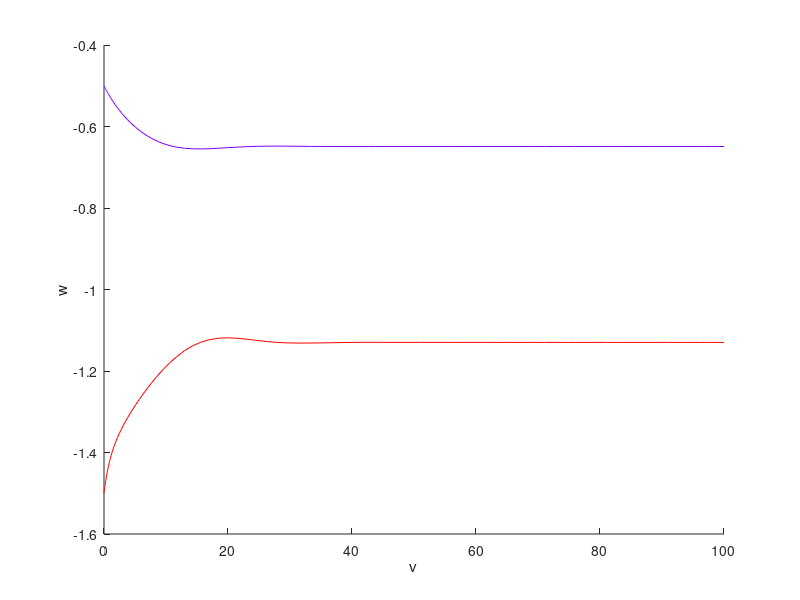
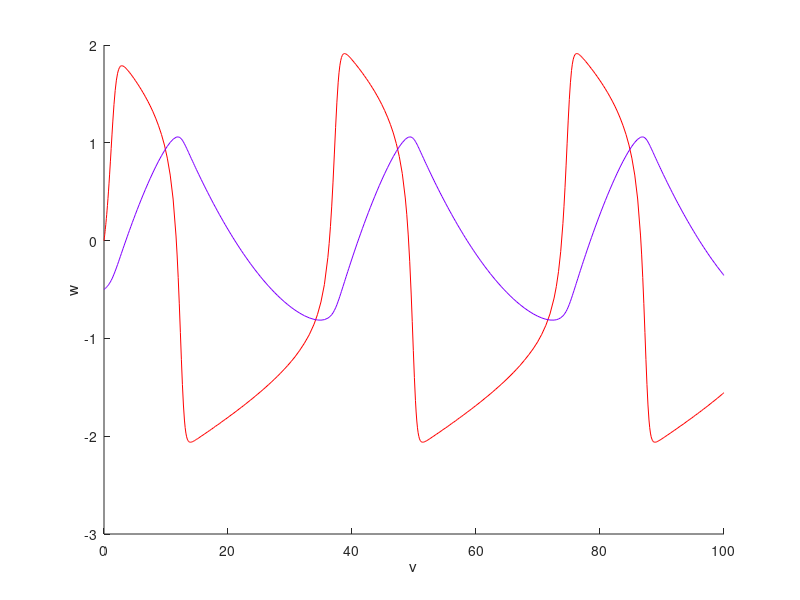
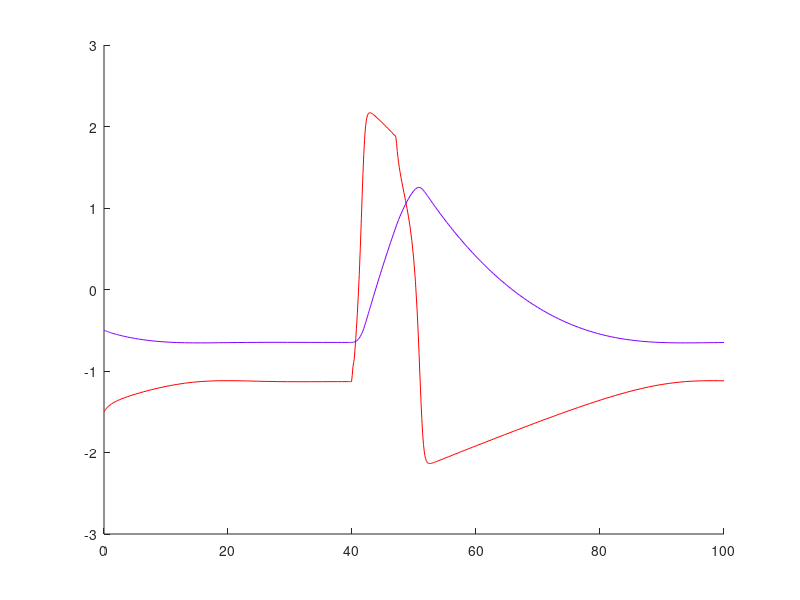

Write the MATLAB code that produced these figures, in order. (Note: this script raises an error after producing the figures.)
% model parameters
eps = 0.08;
a = 0.5;
b = 0.2;

% model definition
f = @(v,w) v - 1/3*v.^3 - w;
g = @(v,w) eps*(v + a -b*w);

%% single cell
dxdt =@ (t,x) [f(x(1),x(2)); g(x(1),x(2));];

% solve!
[T,X] = ode45(dxdt,[0,100], [-0,-0.5]);

ylabel('w');
xlabel('v')

figure; hold on;
plot(T,X(:,1),'-r'); % red for RNA
plot(T,X(:,2),'-', 'color', [0.5 0 1]);

%2
% model parameters
eps = 0.08;
a = 1;
b = 0.2;

% model definition
f = @(v,w) v - 1/3*v.^3 - w;
g = @(v,w) eps*(v + a -b*w);

%% single cell
dxdt =@ (t,x) [f(x(1),x(2)); g(x(1),x(2));];

% solve!
[T,X] = ode45(dxdt,[0,100], [-1.5,-0.5]);

ylabel('w');
xlabel('v')

figure(1); hold on;
plot(T,X(:,1),'-r'); % red for RNA
plot(T,X(:,2),'-', 'color', [0.5 0 1]);



%% #3
% model parameters
eps = 0.08;
a = 1.00;
b = 0.2;

%I
I0 = 1.0;
tStart = 40;
tStop = 47;
I = @(t) I0*(t>tStart).*(t<tStop);

% model definition
f = @(v,w) v - 1/3*v.^3 -w;
f_extra = @(v,w,t) f(v,w) + I(t);
g = @(v,w) eps*(v + a -b*w);

dxdt =@ (t,x) [f_extra(x(1),x(2),t); g(x(1),x(2));];

% solve
[T,X] = ode45(dxdt,[0,100], [-1.5,-0.5]);

figure(4); hold on;
plot(T,X(:,1),'-r'); % red for RNA
plot(T,X(:,2),'-', 'color', [0.5 0 1]);

%% #4
% model parameters
eps = 0.08;
a = 1.00;
b = 0.2;

%I
I0 = 1.0;
tStart = 40;
tStop = 47;
I = @(t) I0*(t>tStart).*(t<tStop);

vArray = zeroes(1:10);
wArray = zeroes(1:10);

% model definition
f = @(v,w) v - 1/3*v.^3 -w;
g = @(v,w) eps*(v + a -b*w);

f_extra{1} = @(v,w,t) f(v,w) + I(t)+0.9*(v - 2*v+v);
f_extra{2} = @(v,w,t) f(v,w) + I(t)+0.9*(v - 2*v+v);

vArray = [f1, f2, f3, f4, f5, f6, f7, f8, f9, f10];


wArray = [g1, g2, g3, g4, g5, g6, g7, g8, g9, g10];


dxdt =@ (t,x) [vArray; wArray;];



%[T X] = ode45(....RAND(20,1))





